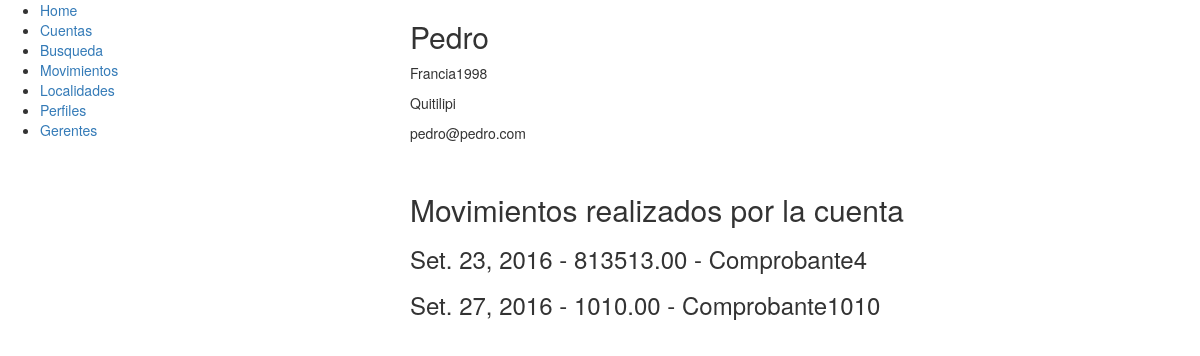
The app's page /cuenta/1/ (signed in), older data.
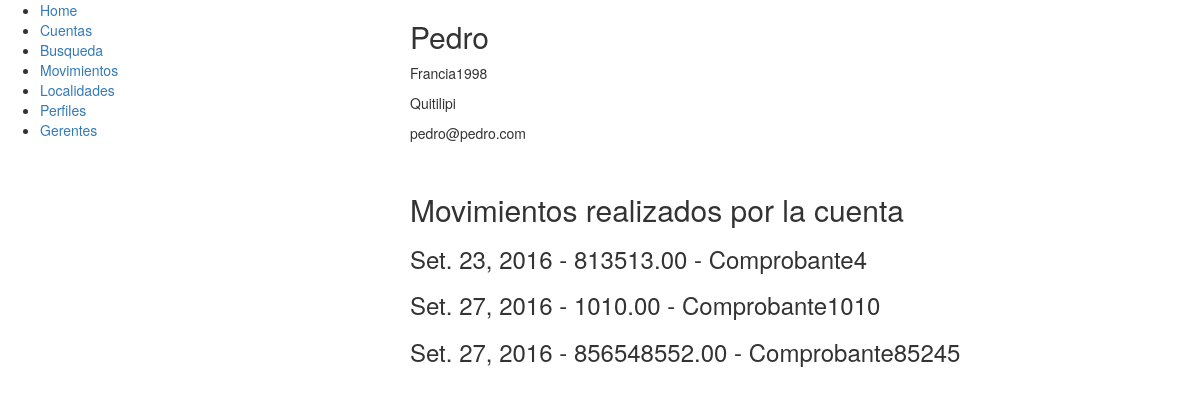
The same page, newer data.
### cuentas/models.py (models this page shows, shortened)
class Movimiento(models.Model):
	cuenta = models.ForeignKey(Cuenta)
	comprobante = models.TextField()
	fecha = models.DateField(auto_now=True)
	importe = models.DecimalField(max_digits=20, decimal_places=2, default=0)

### cuentas/views.py (the view)
# urls.py: url(r'^cuenta/([0-9]+)/$',views.cuenta),
@login_required
@permission_required('cuentas.ver_cuentas')
def cuenta(request, id):
	try:
		c = Cuenta.objects.get(pk=id)
		m = Cuenta.objects.get(pk=id).movimiento_set.all()
	except Cuenta.DoesNotExist:
		raise Http404("No existe la cuenta seleccionada")
	return render (request, 'cuenta2.html',{'cuenta' : c, 'movimientos': m})

### cuentas/models.py (called while the page is built)
	def __str__(self):
		return self.nombre

### cuentas/templates/cuenta2.html (shortened to what this page needs)
{% extends "base.html" %}
{% block content %}
	<h2>{{ cuenta.nombre }}</h2>
	<p>{{ cuenta.direccion }}</p>
	<p>{{ cuenta.localidad }}</p>
	<p>{{ cuenta.email }}</p>
	<br>
	<h2>Movimientos realizados por la cuenta</h2>
	{% for movimiento in movimientos %}
		<h3>{{ movimiento.fecha }} - {{ movimiento.importe }} - {{ movimiento.comprobante }}</h3>
	{% endfor %}
{% endblock %}

Row changes from the older to the newer data that the page shows:
added Movimiento: fecha "Set. 27, 2016", importe "856548552.00", comprobante "Comprobante85245"
